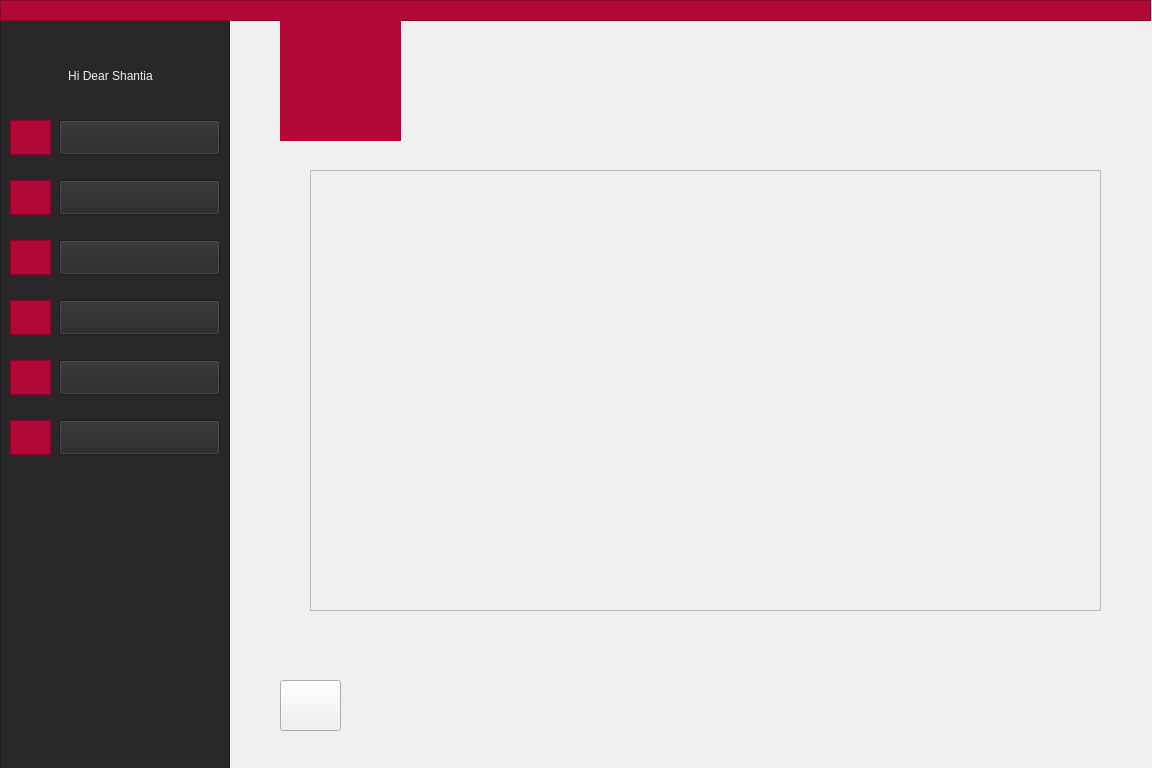
<?xml version="1.0" encoding="UTF-8"?>
<ui version="4.0">
 <class>TeacherClassSetScore</class>
 <widget class="QWidget" name="TeacherClassSetScore">
  <property name="geometry">
   <rect>
    <x>0</x>
    <y>0</y>
    <width>1152</width>
    <height>768</height>
   </rect>
  </property>
  <property name="minimumSize">
   <size>
    <width>1152</width>
    <height>768</height>
   </size>
  </property>
  <property name="windowTitle">
   <string>Form</string>
  </property>
  <property name="styleSheet">
   <string notr="true">background-color: rgb(240, 240, 240);</string>
  </property>
  <widget class="QLabel" name="label_14">
   <property name="geometry">
    <rect>
     <x>280</x>
     <y>680</y>
     <width>41</width>
     <height>46</height>
    </rect>
   </property>
   <property name="styleSheet">
    <string>font: 9pt &quot;Montserrat&quot;;
color: rgb(178, 8, 55);</string>
   </property>
   <property name="text">
    <string/>
   </property>
   <property name="pixmap">
    <pixmap resource="arrowIcon.qrc">:/new/prefix1/icons8-left-arrow-50.png</pixmap>
   </property>
   <property name="scaledContents">
    <bool>true</bool>
   </property>
  </widget>
  <widget class="QLabel" name="label_9">
   <property name="geometry">
    <rect>
     <x>285</x>
     <y>20</y>
     <width>111</width>
     <height>111</height>
    </rect>
   </property>
   <property name="styleSheet">
    <string notr="true">background-color: rgb(178, 8, 55);</string>
   </property>
   <property name="text">
    <string/>
   </property>
   <property name="pixmap">
    <pixmap resource="pictures.qrc">:/logo/filename.jpg</pixmap>
   </property>
   <property name="scaledContents">
    <bool>true</bool>
   </property>
  </widget>
  <widget class="QScrollArea" name="scrollArea">
   <property name="geometry">
    <rect>
     <x>310</x>
     <y>170</y>
     <width>791</width>
     <height>441</height>
    </rect>
   </property>
   <property name="widgetResizable">
    <bool>true</bool>
   </property>
   <widget class="QWidget" name="scrollAreaWidgetContents">
    <property name="geometry">
     <rect>
      <x>0</x>
      <y>0</y>
      <width>789</width>
      <height>439</height>
     </rect>
    </property>
    <layout class="QVBoxLayout" name="verticalLayout_3">
     <item>
      <layout class="QVBoxLayout" name="verticalLayout_2"/>
     </item>
    </layout>
   </widget>
  </widget>
  <widget class="QFrame" name="frame_2">
   <property name="geometry">
    <rect>
     <x>0</x>
     <y>20</y>
     <width>230</width>
     <height>768</height>
    </rect>
   </property>
   <property name="styleSheet">
    <string notr="true">background-color: rgb(41, 39, 40);
border-color: rgb(41, 39, 40);</string>
   </property>
   <property name="frameShape">
    <enum>QFrame::StyledPanel</enum>
   </property>
   <property name="frameShadow">
    <enum>QFrame::Raised</enum>
   </property>
   <widget class="QPushButton" name="pushButton">
    <property name="geometry">
     <rect>
      <x>59</x>
      <y>100</y>
      <width>161</width>
      <height>35</height>
     </rect>
    </property>
    <property name="styleSheet">
     <string notr="true">font: 11pt &quot;Montserrat&quot;;
</string>
    </property>
    <property name="text">
     <string/>
    </property>
   </widget>
   <widget class="QPushButton" name="pushButton_2">
    <property name="geometry">
     <rect>
      <x>59</x>
      <y>160</y>
      <width>161</width>
      <height>35</height>
     </rect>
    </property>
    <property name="styleSheet">
     <string notr="true">font: 11pt &quot;Montserrat&quot;;
</string>
    </property>
    <property name="text">
     <string/>
    </property>
   </widget>
   <widget class="QPushButton" name="pushButton_3">
    <property name="geometry">
     <rect>
      <x>59</x>
      <y>220</y>
      <width>161</width>
      <height>35</height>
     </rect>
    </property>
    <property name="styleSheet">
     <string notr="true">font: 11pt &quot;Montserrat&quot;;
</string>
    </property>
    <property name="text">
     <string/>
    </property>
   </widget>
   <widget class="QPushButton" name="pushButton_4">
    <property name="geometry">
     <rect>
      <x>59</x>
      <y>280</y>
      <width>161</width>
      <height>35</height>
     </rect>
    </property>
    <property name="styleSheet">
     <string notr="true">font: 11pt &quot;Montserrat&quot;;
</string>
    </property>
    <property name="text">
     <string/>
    </property>
   </widget>
   <widget class="QPushButton" name="pushButton_5">
    <property name="geometry">
     <rect>
      <x>59</x>
      <y>340</y>
      <width>161</width>
      <height>35</height>
     </rect>
    </property>
    <property name="styleSheet">
     <string notr="true">font: 11pt &quot;Montserrat&quot;;
</string>
    </property>
    <property name="text">
     <string/>
    </property>
   </widget>
   <widget class="QPushButton" name="pushButton_6">
    <property name="geometry">
     <rect>
      <x>59</x>
      <y>400</y>
      <width>161</width>
      <height>35</height>
     </rect>
    </property>
    <property name="styleSheet">
     <string notr="true">font: 11pt &quot;Montserrat&quot;;
</string>
    </property>
    <property name="text">
     <string/>
    </property>
   </widget>
   <widget class="QFrame" name="frame_3">
    <property name="geometry">
     <rect>
      <x>10</x>
      <y>100</y>
      <width>41</width>
      <height>35</height>
     </rect>
    </property>
    <property name="styleSheet">
     <string notr="true">background-color: rgb(178, 8, 55);
border-color: rgb(178, 8, 55);</string>
    </property>
    <property name="frameShape">
     <enum>QFrame::StyledPanel</enum>
    </property>
    <property name="frameShadow">
     <enum>QFrame::Raised</enum>
    </property>
    <widget class="QLabel" name="label_21">
     <property name="geometry">
      <rect>
       <x>5</x>
       <y>2</y>
       <width>31</width>
       <height>31</height>
      </rect>
     </property>
     <property name="styleSheet">
      <string notr="true"/>
     </property>
     <property name="text">
      <string/>
     </property>
     <property name="pixmap">
      <pixmap resource="icon.qrc">:/icon/profile.png</pixmap>
     </property>
     <property name="scaledContents">
      <bool>true</bool>
     </property>
    </widget>
   </widget>
   <widget class="QFrame" name="frame_5">
    <property name="geometry">
     <rect>
      <x>10</x>
      <y>160</y>
      <width>41</width>
      <height>35</height>
     </rect>
    </property>
    <property name="cursor">
     <cursorShape>ArrowCursor</cursorShape>
    </property>
    <property name="styleSheet">
     <string notr="true">background-color: rgb(178, 8, 55);
border-color: rgb(178, 8, 55);</string>
    </property>
    <property name="frameShape">
     <enum>QFrame::StyledPanel</enum>
    </property>
    <property name="frameShadow">
     <enum>QFrame::Raised</enum>
    </property>
    <widget class="QLabel" name="label_18">
     <property name="geometry">
      <rect>
       <x>5</x>
       <y>2</y>
       <width>31</width>
       <height>31</height>
      </rect>
     </property>
     <property name="text">
      <string/>
     </property>
     <property name="pixmap">
      <pixmap resource="icon.qrc">:/icon/message.png</pixmap>
     </property>
     <property name="scaledContents">
      <bool>true</bool>
     </property>
    </widget>
   </widget>
   <widget class="QFrame" name="frame_6">
    <property name="geometry">
     <rect>
      <x>10</x>
      <y>220</y>
      <width>41</width>
      <height>35</height>
     </rect>
    </property>
    <property name="styleSheet">
     <string notr="true">background-color: rgb(178, 8, 55);
border-color: rgb(178, 8, 55);</string>
    </property>
    <property name="frameShape">
     <enum>QFrame::StyledPanel</enum>
    </property>
    <property name="frameShadow">
     <enum>QFrame::Raised</enum>
    </property>
    <widget class="QLabel" name="label_10">
     <property name="geometry">
      <rect>
       <x>5</x>
       <y>2</y>
       <width>31</width>
       <height>31</height>
      </rect>
     </property>
     <property name="text">
      <string/>
     </property>
     <property name="pixmap">
      <pixmap resource="icon.qrc">:/icon/information.png</pixmap>
     </property>
     <property name="scaledContents">
      <bool>true</bool>
     </property>
    </widget>
   </widget>
   <widget class="QFrame" name="frame_7">
    <property name="geometry">
     <rect>
      <x>10</x>
      <y>280</y>
      <width>41</width>
      <height>35</height>
     </rect>
    </property>
    <property name="styleSheet">
     <string notr="true">background-color: rgb(178, 8, 55);
border-color: rgb(178, 8, 55);</string>
    </property>
    <property name="frameShape">
     <enum>QFrame::StyledPanel</enum>
    </property>
    <property name="frameShadow">
     <enum>QFrame::Raised</enum>
    </property>
    <widget class="QLabel" name="label_19">
     <property name="geometry">
      <rect>
       <x>5</x>
       <y>2</y>
       <width>31</width>
       <height>31</height>
      </rect>
     </property>
     <property name="text">
      <string/>
     </property>
     <property name="pixmap">
      <pixmap resource="icon.qrc">:/icon/upload-mail.png</pixmap>
     </property>
     <property name="scaledContents">
      <bool>true</bool>
     </property>
    </widget>
   </widget>
   <widget class="QFrame" name="frame_8">
    <property name="geometry">
     <rect>
      <x>10</x>
      <y>340</y>
      <width>41</width>
      <height>35</height>
     </rect>
    </property>
    <property name="styleSheet">
     <string notr="true">background-color: rgb(178, 8, 55);
border-color: rgb(178, 8, 55);</string>
    </property>
    <property name="frameShape">
     <enum>QFrame::StyledPanel</enum>
    </property>
    <property name="frameShadow">
     <enum>QFrame::Raised</enum>
    </property>
    <widget class="QLabel" name="label_11">
     <property name="geometry">
      <rect>
       <x>5</x>
       <y>2</y>
       <width>31</width>
       <height>31</height>
      </rect>
     </property>
     <property name="text">
      <string/>
     </property>
     <property name="pixmap">
      <pixmap resource="icon.qrc">:/icon/schedule.png</pixmap>
     </property>
     <property name="scaledContents">
      <bool>true</bool>
     </property>
    </widget>
   </widget>
   <widget class="QFrame" name="frame_9">
    <property name="geometry">
     <rect>
      <x>10</x>
      <y>400</y>
      <width>41</width>
      <height>35</height>
     </rect>
    </property>
    <property name="styleSheet">
     <string notr="true">background-color: rgb(178, 8, 55);
border-color: rgb(178, 8, 55);</string>
    </property>
    <property name="frameShape">
     <enum>QFrame::StyledPanel</enum>
    </property>
    <property name="frameShadow">
     <enum>QFrame::Raised</enum>
    </property>
    <widget class="QLabel" name="label_12">
     <property name="geometry">
      <rect>
       <x>5</x>
       <y>2</y>
       <width>31</width>
       <height>31</height>
      </rect>
     </property>
     <property name="text">
      <string/>
     </property>
     <property name="pixmap">
      <pixmap resource="second-icon.qrc">:/secong gr/scorecard.png</pixmap>
     </property>
     <property name="scaledContents">
      <bool>true</bool>
     </property>
    </widget>
   </widget>
   <widget class="QLabel" name="label_2">
    <property name="geometry">
     <rect>
      <x>20</x>
      <y>40</y>
      <width>181</width>
      <height>31</height>
     </rect>
    </property>
    <property name="styleSheet">
     <string notr="true">font: 11pt &quot;Montserrat&quot;;
color: rgb(240, 240, 240);</string>
    </property>
    <property name="text">
     <string>Hi Dear Shantia</string>
    </property>
    <property name="alignment">
     <set>Qt::AlignCenter</set>
    </property>
   </widget>
   <widget class="QLabel" name="label_3">
    <property name="geometry">
     <rect>
      <x>110</x>
      <y>100</y>
      <width>61</width>
      <height>30</height>
     </rect>
    </property>
    <property name="autoFillBackground">
     <bool>false</bool>
    </property>
    <property name="styleSheet">
     <string notr="true">font: 11pt &quot;Montserrat&quot;;
color: rgb(240, 240, 240);</string>
    </property>
    <property name="lineWidth">
     <number>0</number>
    </property>
    <property name="text">
     <string>Profile</string>
    </property>
    <property name="alignment">
     <set>Qt::AlignCenter</set>
    </property>
   </widget>
   <widget class="QLabel" name="label_4">
    <property name="geometry">
     <rect>
      <x>90</x>
      <y>160</y>
      <width>101</width>
      <height>30</height>
     </rect>
    </property>
    <property name="styleSheet">
     <string notr="true">font: 11pt &quot;Montserrat&quot;;
color: rgb(240, 240, 240);</string>
    </property>
    <property name="text">
     <string>Messages</string>
    </property>
    <property name="alignment">
     <set>Qt::AlignCenter</set>
    </property>
   </widget>
   <widget class="QLabel" name="label_5">
    <property name="geometry">
     <rect>
      <x>60</x>
      <y>220</y>
      <width>161</width>
      <height>30</height>
     </rect>
    </property>
    <property name="styleSheet">
     <string notr="true">font: 11pt &quot;Montserrat&quot;;
color: rgb(240, 240, 240);</string>
    </property>
    <property name="text">
     <string>Class Information</string>
    </property>
    <property name="alignment">
     <set>Qt::AlignCenter</set>
    </property>
   </widget>
   <widget class="QLabel" name="label_6">
    <property name="geometry">
     <rect>
      <x>70</x>
      <y>280</y>
      <width>141</width>
      <height>30</height>
     </rect>
    </property>
    <property name="styleSheet">
     <string notr="true">font: 11pt &quot;Montserrat&quot;;
color: rgb(240, 240, 240);</string>
    </property>
    <property name="text">
     <string>Send Assertion</string>
    </property>
    <property name="alignment">
     <set>Qt::AlignCenter</set>
    </property>
   </widget>
   <widget class="QLabel" name="label_7">
    <property name="geometry">
     <rect>
      <x>60</x>
      <y>340</y>
      <width>161</width>
      <height>30</height>
     </rect>
    </property>
    <property name="styleSheet">
     <string notr="true">font: 11pt &quot;Montserrat&quot;;
color: rgb(240, 240, 240);</string>
    </property>
    <property name="text">
     <string>Weekly Schedule</string>
    </property>
    <property name="alignment">
     <set>Qt::AlignCenter</set>
    </property>
   </widget>
   <widget class="QLabel" name="label_8">
    <property name="geometry">
     <rect>
      <x>70</x>
      <y>400</y>
      <width>131</width>
      <height>30</height>
     </rect>
    </property>
    <property name="styleSheet">
     <string notr="true">font: 11pt &quot;Montserrat&quot;;
color: rgb(240, 240, 240);</string>
    </property>
    <property name="text">
     <string>Record Scores</string>
    </property>
    <property name="alignment">
     <set>Qt::AlignCenter</set>
    </property>
   </widget>
   <zorder>frame_3</zorder>
   <zorder>frame_5</zorder>
   <zorder>frame_6</zorder>
   <zorder>frame_7</zorder>
   <zorder>frame_8</zorder>
   <zorder>frame_9</zorder>
   <zorder>label_2</zorder>
   <zorder>label_3</zorder>
   <zorder>label_4</zorder>
   <zorder>label_6</zorder>
   <zorder>label_7</zorder>
   <zorder>label_8</zorder>
   <zorder>pushButton</zorder>
   <zorder>pushButton_2</zorder>
   <zorder>pushButton_4</zorder>
   <zorder>pushButton_5</zorder>
   <zorder>pushButton_6</zorder>
   <zorder>label_5</zorder>
   <zorder>pushButton_3</zorder>
  </widget>
  <widget class="QFrame" name="frame">
   <property name="geometry">
    <rect>
     <x>0</x>
     <y>0</y>
     <width>1151</width>
     <height>21</height>
    </rect>
   </property>
   <property name="styleSheet">
    <string notr="true">background-color: rgb(178, 8, 55);
border-color: rgb(178, 8, 55);</string>
   </property>
   <property name="frameShape">
    <enum>QFrame::StyledPanel</enum>
   </property>
   <property name="frameShadow">
    <enum>QFrame::Raised</enum>
   </property>
  </widget>
  <widget class="QPushButton" name="backToMenu">
   <property name="geometry">
    <rect>
     <x>280</x>
     <y>680</y>
     <width>61</width>
     <height>51</height>
    </rect>
   </property>
   <property name="text">
    <string/>
   </property>
  </widget>
  <widget class="QLabel" name="label">
   <property name="geometry">
    <rect>
     <x>280</x>
     <y>20</y>
     <width>121</width>
     <height>121</height>
    </rect>
   </property>
   <property name="styleSheet">
    <string notr="true">background-color: rgb(178, 8, 55);
border-color: rgb(178, 8, 55);
</string>
   </property>
   <property name="text">
    <string/>
   </property>
   <property name="pixmap">
    <pixmap>:/AjaxLogo/filename.jpg</pixmap>
   </property>
   <property name="scaledContents">
    <bool>true</bool>
   </property>
   <property name="alignment">
    <set>Qt::AlignCenter</set>
   </property>
  </widget>
  <zorder>label_14</zorder>
  <zorder>scrollArea</zorder>
  <zorder>frame_2</zorder>
  <zorder>frame</zorder>
  <zorder>backToMenu</zorder>
  <zorder>label</zorder>
  <zorder>label_9</zorder>
 </widget>
 <resources>
  <include location="pictures.qrc"/>
  <include location="arrowIcon.qrc"/>
  <include location="second-icon.qrc"/>
  <include location="icon.qrc"/>
 </resources>
 <connections/>
</ui>
